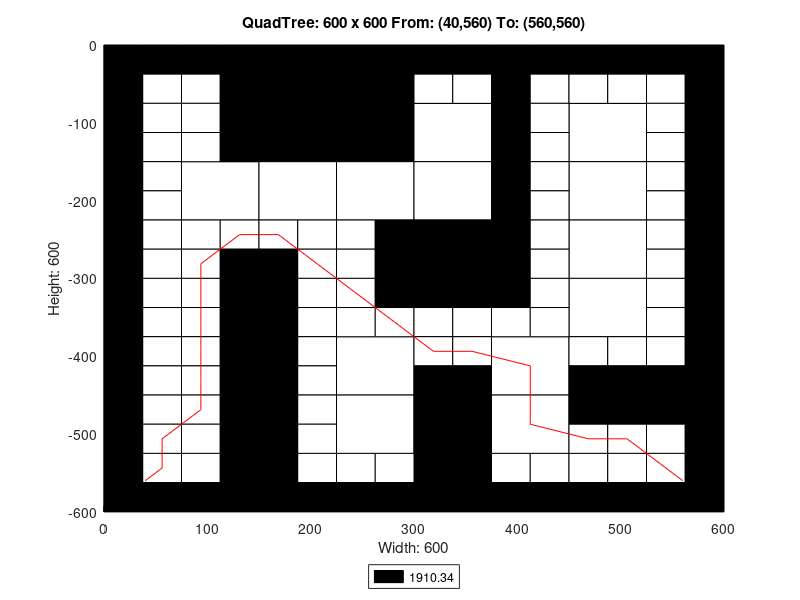

The MATLAB script that drew this image:
axis([0 600 -600 0]);
title('QuadTree: 600 x 600 From: (40,560) To: (560,560)');
xlabel('Width: 600');
ylabel('Height: 600');
rectangle('Position',[150 -150 150 150], 'FaceColor',[0 0 0]);
rectangle('Position',[75 -225 75 75], 'FaceColor',[1 1 1]);
rectangle('Position',[150 -225 75 75], 'FaceColor',[1 1 1]);
rectangle('Position',[225 -225 75 75], 'FaceColor',[1 1 1]);
rectangle('Position',[300 -150 75 75], 'FaceColor',[1 1 1]);
rectangle('Position',[450 -150 75 75], 'FaceColor',[1 1 1]);
rectangle('Position',[300 -225 75 75], 'FaceColor',[1 1 1]);
rectangle('Position',[300 -300 75 75], 'FaceColor',[0 0 0]);
rectangle('Position',[450 -225 75 75], 'FaceColor',[1 1 1]);
rectangle('Position',[450 -300 75 75], 'FaceColor',[1 1 1]);
rectangle('Position',[225 -450 75 75], 'FaceColor',[1 1 1]);
rectangle('Position',[225 -525 75 75], 'FaceColor',[1 1 1]);
rectangle('Position',[375 -450 75 75], 'FaceColor',[1 1 1]);
rectangle('Position',[450 -375 75 75], 'FaceColor',[1 1 1]);
rectangle('Position',[300 -525 75 75], 'FaceColor',[0 0 0]);
rectangle('Position',[375 -525 75 75], 'FaceColor',[1 1 1]);
rectangle('Position',[300 -600 75 75], 'FaceColor',[0 0 0]);
rectangle('Position',[0 -37.5 37.5 37.5], 'FaceColor',[0 0 0]);
rectangle('Position',[37.5 -37.5 37.5 37.5], 'FaceColor',[0 0 0]);
rectangle('Position',[0 -75 37.5 37.5], 'FaceColor',[0 0 0]);
rectangle('Position',[37.5 -75 37.5 37.5], 'FaceColor',[1 1 1]);
rectangle('Position',[75 -37.5 37.5 37.5], 'FaceColor',[0 0 0]);
rectangle('Position',[112.5 -37.5 37.5 37.5], 'FaceColor',[0 0 0]);
rectangle('Position',[75 -75 37.5 37.5], 'FaceColor',[1 1 1]);
rectangle('Position',[112.5 -75 37.5 37.5], 'FaceColor',[0 0 0]);
rectangle('Position',[0 -112.5 37.5 37.5], 'FaceColor',[0 0 0]);
rectangle('Position',[37.5 -112.5 37.5 37.5], 'FaceColor',[1 1 1]);
rectangle('Position',[0 -150 37.5 37.5], 'FaceColor',[0 0 0]);
rectangle('Position',[37.5 -150 37.5 37.5], 'FaceColor',[1 1 1]);
rectangle('Position',[75 -112.5 37.5 37.5], 'FaceColor',[1 1 1]);
rectangle('Position',[112.5 -112.5 37.5 37.5], 'FaceColor',[0 0 0]);
rectangle('Position',[75 -150 37.5 37.5], 'FaceColor',[1 1 1]);
rectangle('Position',[112.5 -150 37.5 37.5], 'FaceColor',[0 0 0]);
rectangle('Position',[0 -187.5 37.5 37.5], 'FaceColor',[0 0 0]);
rectangle('Position',[37.5 -187.5 37.5 37.5], 'FaceColor',[1 1 1]);
rectangle('Position',[0 -225 37.5 37.5], 'FaceColor',[0 0 0]);
rectangle('Position',[37.5 -225 37.5 37.5], 'FaceColor',[1 1 1]);
rectangle('Position',[0 -262.5 37.5 37.5], 'FaceColor',[0 0 0]);
rectangle('Position',[37.5 -262.5 37.5 37.5], 'FaceColor',[1 1 1]);
rectangle('Position',[0 -300 37.5 37.5], 'FaceColor',[0 0 0]);
rectangle('Position',[37.5 -300 37.5 37.5], 'FaceColor',[1 1 1]);
rectangle('Position',[75 -262.5 37.5 37.5], 'FaceColor',[1 1 1]);
rectangle('Position',[112.5 -262.5 37.5 37.5], 'FaceColor',[1 1 1]);
rectangle('Position',[75 -300 37.5 37.5], 'FaceColor',[1 1 1]);
rectangle('Position',[112.5 -300 37.5 37.5], 'FaceColor',[0 0 0]);
rectangle('Position',[150 -262.5 37.5 37.5], 'FaceColor',[1 1 1]);
rectangle('Position',[187.5 -262.5 37.5 37.5], 'FaceColor',[1 1 1]);
rectangle('Position',[150 -300 37.5 37.5], 'FaceColor',[0 0 0]);
rectangle('Position',[187.5 -300 37.5 37.5], 'FaceColor',[1 1 1]);
rectangle('Position',[225 -262.5 37.5 37.5], 'FaceColor',[1 1 1]);
rectangle('Position',[262.5 -262.5 37.5 37.5], 'FaceColor',[0 0 0]);
rectangle('Position',[225 -300 37.5 37.5], 'FaceColor',[1 1 1]);
rectangle('Position',[262.5 -300 37.5 37.5], 'FaceColor',[0 0 0]);
rectangle('Position',[300 -37.5 37.5 37.5], 'FaceColor',[0 0 0]);
rectangle('Position',[337.5 -37.5 37.5 37.5], 'FaceColor',[0 0 0]);
rectangle('Position',[300 -75 37.5 37.5], 'FaceColor',[1 1 1]);
rectangle('Position',[337.5 -75 37.5 37.5], 'FaceColor',[1 1 1]);
rectangle('Position',[375 -37.5 37.5 37.5], 'FaceColor',[0 0 0]);
rectangle('Position',[412.5 -37.5 37.5 37.5], 'FaceColor',[0 0 0]);
rectangle('Position',[375 -75 37.5 37.5], 'FaceColor',[0 0 0]);
rectangle('Position',[412.5 -75 37.5 37.5], 'FaceColor',[1 1 1]);
rectangle('Position',[375 -112.5 37.5 37.5], 'FaceColor',[0 0 0]);
rectangle('Position',[412.5 -112.5 37.5 37.5], 'FaceColor',[1 1 1]);
rectangle('Position',[375 -150 37.5 37.5], 'FaceColor',[0 0 0]);
rectangle('Position',[412.5 -150 37.5 37.5], 'FaceColor',[1 1 1]);
rectangle('Position',[450 -37.5 37.5 37.5], 'FaceColor',[0 0 0]);
rectangle('Position',[487.5 -37.5 37.5 37.5], 'FaceColor',[0 0 0]);
rectangle('Position',[450 -75 37.5 37.5], 'FaceColor',[1 1 1]);
rectangle('Position',[487.5 -75 37.5 37.5], 'FaceColor',[1 1 1]);
rectangle('Position',[525 -37.5 37.5 37.5], 'FaceColor',[0 0 0]);
rectangle('Position',[562.5 -37.5 37.5 37.5], 'FaceColor',[0 0 0]);
rectangle('Position',[525 -75 37.5 37.5], 'FaceColor',[1 1 1]);
rectangle('Position',[562.5 -75 37.5 37.5], 'FaceColor',[0 0 0]);
rectangle('Position',[525 -112.5 37.5 37.5], 'FaceColor',[1 1 1]);
rectangle('Position',[562.5 -112.5 37.5 37.5], 'FaceColor',[0 0 0]);
rectangle('Position',[525 -150 37.5 37.5], 'FaceColor',[1 1 1]);
rectangle('Position',[562.5 -150 37.5 37.5], 'FaceColor',[0 0 0]);
rectangle('Position',[375 -187.5 37.5 37.5], 'FaceColor',[0 0 0]);
rectangle('Position',[412.5 -187.5 37.5 37.5], 'FaceColor',[1 1 1]);
rectangle('Position',[375 -225 37.5 37.5], 'FaceColor',[0 0 0]);
rectangle('Position',[412.5 -225 37.5 37.5], 'FaceColor',[1 1 1]);
rectangle('Position',[375 -262.5 37.5 37.5], 'FaceColor',[0 0 0]);
rectangle('Position',[412.5 -262.5 37.5 37.5], 'FaceColor',[1 1 1]);
rectangle('Position',[375 -300 37.5 37.5], 'FaceColor',[0 0 0]);
rectangle('Position',[412.5 -300 37.5 37.5], 'FaceColor',[1 1 1]);
rectangle('Position',[525 -187.5 37.5 37.5], 'FaceColor',[1 1 1]);
rectangle('Position',[562.5 -187.5 37.5 37.5], 'FaceColor',[0 0 0]);
rectangle('Position',[525 -225 37.5 37.5], 'FaceColor',[1 1 1]);
rectangle('Position',[562.5 -225 37.5 37.5], 'FaceColor',[0 0 0]);
rectangle('Position',[525 -262.5 37.5 37.5], 'FaceColor',[1 1 1]);
rectangle('Position',[562.5 -262.5 37.5 37.5], 'FaceColor',[0 0 0]);
rectangle('Position',[525 -300 37.5 37.5], 'FaceColor',[1 1 1]);
rectangle('Position',[562.5 -300 37.5 37.5], 'FaceColor',[0 0 0]);
rectangle('Position',[0 -337.5 37.5 37.5], 'FaceColor',[0 0 0]);
rectangle('Position',[37.5 -337.5 37.5 37.5], 'FaceColor',[1 1 1]);
rectangle('Position',[0 -375 37.5 37.5], 'FaceColor',[0 0 0]);
rectangle('Position',[37.5 -375 37.5 37.5], 'FaceColor',[1 1 1]);
rectangle('Position',[75 -337.5 37.5 37.5], 'FaceColor',[1 1 1]);
rectangle('Position',[112.5 -337.5 37.5 37.5], 'FaceColor',[0 0 0]);
rectangle('Position',[75 -375 37.5 37.5], 'FaceColor',[1 1 1]);
rectangle('Position',[112.5 -375 37.5 37.5], 'FaceColor',[0 0 0]);
rectangle('Position',[0 -412.5 37.5 37.5], 'FaceColor',[0 0 0]);
rectangle('Position',[37.5 -412.5 37.5 37.5], 'FaceColor',[1 1 1]);
rectangle('Position',[0 -450 37.5 37.5], 'FaceColor',[0 0 0]);
rectangle('Position',[37.5 -450 37.5 37.5], 'FaceColor',[1 1 1]);
rectangle('Position',[75 -412.5 37.5 37.5], 'FaceColor',[1 1 1]);
rectangle('Position',[112.5 -412.5 37.5 37.5], 'FaceColor',[0 0 0]);
rectangle('Position',[75 -450 37.5 37.5], 'FaceColor',[1 1 1]);
rectangle('Position',[112.5 -450 37.5 37.5], 'FaceColor',[0 0 0]);
rectangle('Position',[150 -337.5 37.5 37.5], 'FaceColor',[0 0 0]);
rectangle('Position',[187.5 -337.5 37.5 37.5], 'FaceColor',[1 1 1]);
rectangle('Position',[150 -375 37.5 37.5], 'FaceColor',[0 0 0]);
rectangle('Position',[187.5 -375 37.5 37.5], 'FaceColor',[1 1 1]);
rectangle('Position',[225 -337.5 37.5 37.5], 'FaceColor',[1 1 1]);
rectangle('Position',[262.5 -337.5 37.5 37.5], 'FaceColor',[0 0 0]);
rectangle('Position',[225 -375 37.5 37.5], 'FaceColor',[1 1 1]);
rectangle('Position',[262.5 -375 37.5 37.5], 'FaceColor',[1 1 1]);
rectangle('Position',[150 -412.5 37.5 37.5], 'FaceColor',[0 0 0]);
rectangle('Position',[187.5 -412.5 37.5 37.5], 'FaceColor',[1 1 1]);
rectangle('Position',[150 -450 37.5 37.5], 'FaceColor',[0 0 0]);
rectangle('Position',[187.5 -450 37.5 37.5], 'FaceColor',[1 1 1]);
rectangle('Position',[0 -487.5 37.5 37.5], 'FaceColor',[0 0 0]);
rectangle('Position',[37.5 -487.5 37.5 37.5], 'FaceColor',[1 1 1]);
rectangle('Position',[0 -525 37.5 37.5], 'FaceColor',[0 0 0]);
rectangle('Position',[37.5 -525 37.5 37.5], 'FaceColor',[1 1 1]);
rectangle('Position',[75 -487.5 37.5 37.5], 'FaceColor',[1 1 1]);
rectangle('Position',[112.5 -487.5 37.5 37.5], 'FaceColor',[0 0 0]);
rectangle('Position',[75 -525 37.5 37.5], 'FaceColor',[1 1 1]);
rectangle('Position',[112.5 -525 37.5 37.5], 'FaceColor',[0 0 0]);
rectangle('Position',[0 -562.5 37.5 37.5], 'FaceColor',[0 0 0]);
rectangle('Position',[37.5 -562.5 37.5 37.5], 'FaceColor',[1 1 1]);
rectangle('Position',[0 -600 37.5 37.5], 'FaceColor',[0 0 0]);
rectangle('Position',[37.5 -600 37.5 37.5], 'FaceColor',[0 0 0]);
rectangle('Position',[75 -562.5 37.5 37.5], 'FaceColor',[1 1 1]);
rectangle('Position',[112.5 -562.5 37.5 37.5], 'FaceColor',[0 0 0]);
rectangle('Position',[75 -600 37.5 37.5], 'FaceColor',[0 0 0]);
rectangle('Position',[112.5 -600 37.5 37.5], 'FaceColor',[0 0 0]);
rectangle('Position',[150 -487.5 37.5 37.5], 'FaceColor',[0 0 0]);
rectangle('Position',[187.5 -487.5 37.5 37.5], 'FaceColor',[1 1 1]);
rectangle('Position',[150 -525 37.5 37.5], 'FaceColor',[0 0 0]);
rectangle('Position',[187.5 -525 37.5 37.5], 'FaceColor',[1 1 1]);
rectangle('Position',[150 -562.5 37.5 37.5], 'FaceColor',[0 0 0]);
rectangle('Position',[187.5 -562.5 37.5 37.5], 'FaceColor',[1 1 1]);
rectangle('Position',[150 -600 37.5 37.5], 'FaceColor',[0 0 0]);
rectangle('Position',[187.5 -600 37.5 37.5], 'FaceColor',[0 0 0]);
rectangle('Position',[225 -562.5 37.5 37.5], 'FaceColor',[1 1 1]);
rectangle('Position',[262.5 -562.5 37.5 37.5], 'FaceColor',[1 1 1]);
rectangle('Position',[225 -600 37.5 37.5], 'FaceColor',[0 0 0]);
rectangle('Position',[262.5 -600 37.5 37.5], 'FaceColor',[0 0 0]);
rectangle('Position',[300 -337.5 37.5 37.5], 'FaceColor',[0 0 0]);
rectangle('Position',[337.5 -337.5 37.5 37.5], 'FaceColor',[0 0 0]);
rectangle('Position',[300 -375 37.5 37.5], 'FaceColor',[1 1 1]);
rectangle('Position',[337.5 -375 37.5 37.5], 'FaceColor',[1 1 1]);
rectangle('Position',[375 -337.5 37.5 37.5], 'FaceColor',[0 0 0]);
rectangle('Position',[412.5 -337.5 37.5 37.5], 'FaceColor',[1 1 1]);
rectangle('Position',[375 -375 37.5 37.5], 'FaceColor',[1 1 1]);
rectangle('Position',[412.5 -375 37.5 37.5], 'FaceColor',[1 1 1]);
rectangle('Position',[300 -412.5 37.5 37.5], 'FaceColor',[1 1 1]);
rectangle('Position',[337.5 -412.5 37.5 37.5], 'FaceColor',[1 1 1]);
rectangle('Position',[300 -450 37.5 37.5], 'FaceColor',[0 0 0]);
rectangle('Position',[337.5 -450 37.5 37.5], 'FaceColor',[0 0 0]);
rectangle('Position',[525 -337.5 37.5 37.5], 'FaceColor',[1 1 1]);
rectangle('Position',[562.5 -337.5 37.5 37.5], 'FaceColor',[0 0 0]);
rectangle('Position',[525 -375 37.5 37.5], 'FaceColor',[1 1 1]);
rectangle('Position',[562.5 -375 37.5 37.5], 'FaceColor',[0 0 0]);
rectangle('Position',[450 -412.5 37.5 37.5], 'FaceColor',[1 1 1]);
rectangle('Position',[487.5 -412.5 37.5 37.5], 'FaceColor',[1 1 1]);
rectangle('Position',[450 -450 37.5 37.5], 'FaceColor',[0 0 0]);
rectangle('Position',[487.5 -450 37.5 37.5], 'FaceColor',[0 0 0]);
rectangle('Position',[525 -412.5 37.5 37.5], 'FaceColor',[1 1 1]);
rectangle('Position',[562.5 -412.5 37.5 37.5], 'FaceColor',[0 0 0]);
rectangle('Position',[525 -450 37.5 37.5], 'FaceColor',[0 0 0]);
rectangle('Position',[562.5 -450 37.5 37.5], 'FaceColor',[0 0 0]);
rectangle('Position',[375 -562.5 37.5 37.5], 'FaceColor',[1 1 1]);
rectangle('Position',[412.5 -562.5 37.5 37.5], 'FaceColor',[1 1 1]);
rectangle('Position',[375 -600 37.5 37.5], 'FaceColor',[0 0 0]);
rectangle('Position',[412.5 -600 37.5 37.5], 'FaceColor',[0 0 0]);
rectangle('Position',[450 -487.5 37.5 37.5], 'FaceColor',[0 0 0]);
rectangle('Position',[487.5 -487.5 37.5 37.5], 'FaceColor',[0 0 0]);
rectangle('Position',[450 -525 37.5 37.5], 'FaceColor',[1 1 1]);
rectangle('Position',[487.5 -525 37.5 37.5], 'FaceColor',[1 1 1]);
rectangle('Position',[525 -487.5 37.5 37.5], 'FaceColor',[0 0 0]);
rectangle('Position',[562.5 -487.5 37.5 37.5], 'FaceColor',[0 0 0]);
rectangle('Position',[525 -525 37.5 37.5], 'FaceColor',[1 1 1]);
rectangle('Position',[562.5 -525 37.5 37.5], 'FaceColor',[0 0 0]);
rectangle('Position',[450 -562.5 37.5 37.5], 'FaceColor',[1 1 1]);
rectangle('Position',[487.5 -562.5 37.5 37.5], 'FaceColor',[1 1 1]);
rectangle('Position',[450 -600 37.5 37.5], 'FaceColor',[0 0 0]);
rectangle('Position',[487.5 -600 37.5 37.5], 'FaceColor',[0 0 0]);
rectangle('Position',[525 -562.5 37.5 37.5], 'FaceColor',[1 1 1]);
rectangle('Position',[562.5 -562.5 37.5 37.5], 'FaceColor',[0 0 0]);
rectangle('Position',[525 -600 37.5 37.5], 'FaceColor',[0 0 0]);
rectangle('Position',[562.5 -600 37.5 37.5], 'FaceColor',[0 0 0]);
X=[560,543.75,506.25,468.75,412.5,412.5,356.25,318.75,281.25,243.75,206.25,168.75,131.25,93.75,93.75,93.75,93.75,93.75,93.75,56.25,56.25,40];
Y=[-560,-543.75,-506.25,-506.25,-487.5,-412.5,-393.75,-393.75,-356.25,-318.75,-281.25,-243.75,-243.75,-281.25,-318.75,-356.25,-393.75,-431.25,-468.75,-506.25,-543.75,-560];
hold on;
plot(X,Y,'r');
legend('1910.34','Location','southoutside');
